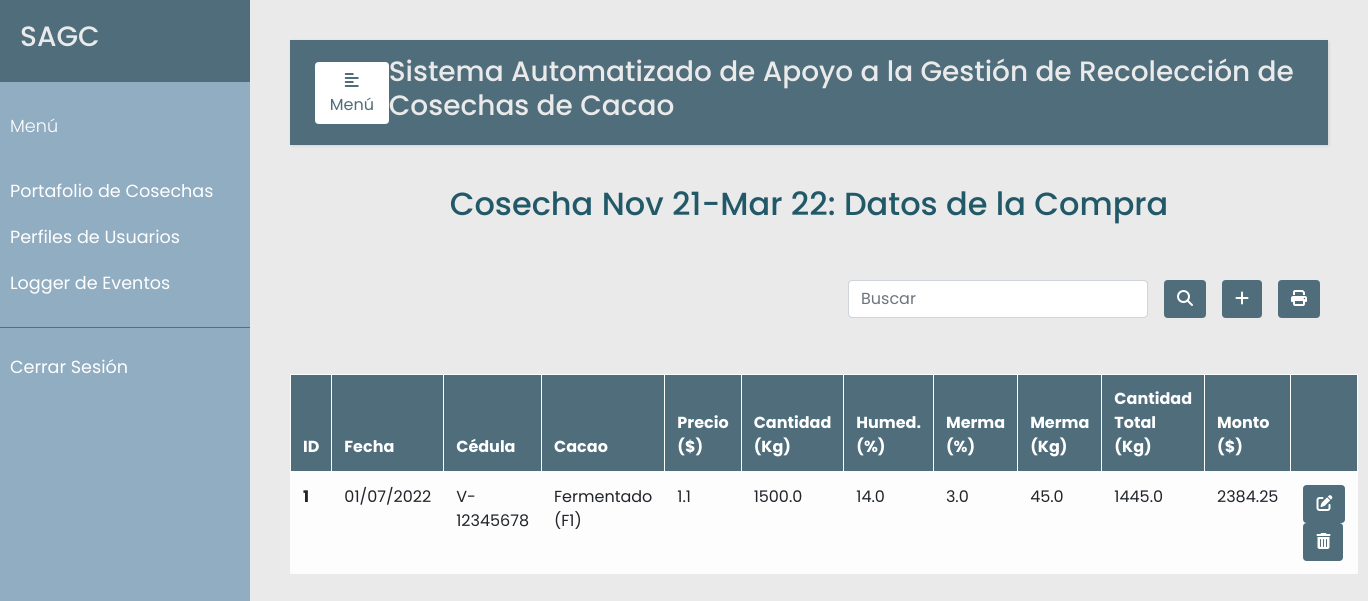
Screenshot of /cosecha/1/compras (signed in) with the database file from the repository.
### models.py (models this page shows, shortened)
class Cosecha(db.Model):
    __tablename__ = 'cosechas'
    id = db.Column(db.Integer, primary_key=True)
    descripcion = db.Column(db.String(120), unique=True)
    inicio = db.Column(db.DateTime, nullable=False)
    cierre = db.Column(db.DateTime, nullable=False)
    estado = db.Column(db.Boolean, default=True)
    compras = db.relationship('Compra', backref='cosechas')

class Compra(db.Model):
    __tablename__ = 'compras'
    id = db.Column(db.Integer, primary_key=True)
    cosecha_id = db.Column(db.Integer, db.ForeignKey('cosechas.id'), nullable=False)
    recolector_id = db.Column(db.Integer, db.ForeignKey('recolectores.id'), nullable=False)
    tipo_recolector = db.Column(db.Integer, db.ForeignKey('tipo_prod.id'), nullable=False)
    fecha = db.Column(db.DateTime, nullable=False)
    clase_cacao = db.Column(db.String(120), nullable=False)
    precio = db.Column(db.Float, nullable=False)
    cantidad = db.Column(db.Float, nullable=False)
    humedad = db.Column(db.Float, nullable=False)
    merma_porcentaje = db.Column(db.Float, nullable=False)
    merma_kg = db.Column(db.Float, nullable=False)
    cantidad_total = db.Column(db.Float, nullable=False)
    monto = db.Column(db.Float, nullable=False)
    observacion = db.Column(db.String(120))

class Recolector(db.Model):
    __tablename__ = 'recolectores'
    id = db.Column(db.Integer, primary_key=True)
    ci = db.Column(db.String(30), nullable=False, unique=True)
    nombre = db.Column(db.String(30), nullable=False)
    apellido = db.Column(db.String(30), nullable=False)
    telefono = db.Column(db.String(12), nullable=False)
    celular = db.Column(db.String(12), nullable=False)
    tipo_prod = db.Column(db.Integer, db.ForeignKey('tipo_prod.id'), nullable=False) # ForeignKey debe estar el nombre de la tabla a linkear
    direccion1= db.Column(db.String(120), nullable=False)
    direccion2 = db.Column(db.String(120))
    compras = db.relationship('Compra', backref='recolectores')

### app.py (the view, shortened to what this page needs)
@app.route("/cosecha/<int:id>/compras", methods=['GET', 'POST'])
@login_required
def compras(id):
    error=None
    cosecha= Cosecha.query.get_or_404(id)
    compras = Compra.query.filter_by(cosecha_id=id).all()
    tipo_prod = TipoRecolector.query.all()
    return render_template('compras.html', error=error, cosecha=cosecha, compras=compras, tipo_prod=tipo_prod)

### app.py (called while the page is built)
def login_required(f):
    @wraps(f)
    def wrap(*args, **kwargs):
        if 'logged_in' in session:
            return f(*args, **kwargs)
        else:
            flash('Necesitas iniciar sesión primero')
            return redirect(url_for('login'))
    return wrap

### templates/compras.html (shortened to what this page needs)
{% extends "base.html" %}
{% set active_page = "compras" %}
{% block content %}
  <p class="text-center h2 fw-bold mb-5 mx-1 mx-md-4 mt-4">{{ cosecha.descripcion }}: Datos de la Compra</p>
  <div class="d-flex flex-row-reverse bd-highlight">
    <div class="p-2 bd-highlight">
      <button type="button" class="btn" style="color:#fff; background-color:#4F6D7A;">
        <i class="fa fa-print" aria-hidden="true"></i>
      </button>
    </div>
      <div class="p-2 bd-highlight">
        <button type="button" class="btn" style="color:#fff; background-color:#4F6D7A;" data-toggle="modal" data-target="#exampleModalLong">
          <i class="fa-solid fa-plus"></i>
        </button>
      </div>
      <div class="p-2 bd-highlight" style="display:flex; align-content: flex-end;">
        <form action='/cosecha/{{ cosecha.id }}/compras/search' method="post" class="form-inline" style="justify-content: flex-end">
          <input class="form-control mr-3 w-75" type="text" placeholder="Buscar" aria-label="Buscar" name="search_compra">
          <button type="submit" id="search_compra" name="action-type" value="search" class="btn" style="color:#fff; background-color:#4F6D7A;">
            <i class="fas fa-search" aria-hidden="true"></i>
          </button>
        </form>
      </div>
    </div>
  <br/>
  <br>
  <table class="table table-bordered table-light table-hover">
    <thead>
      <tr>
        <th scope="col">ID</th>
        <th scope="col">Fecha</th>
        <th scope="col">Cédula</th>
        <th scope="col">Cacao</th>
        <th scope="col">Precio <br> ($)</th>
        <th scope="col">Cantidad <br> (Kg)</th>
        <th scope="col">Humed. <br> (%)</th>
        <th scope="col">Merma <br> (%)</th>
        <th scope="col">Merma <br> (Kg)</th>
        <th scope="col">Cantidad <br> Total (Kg)</th>
        <th scope="col">Monto ($)</th>
        <th scope="col"></th>
      </tr>
    </thead>
    <tbody>
      {% set count = 1 %}
      {% for u in compras %}
      <tr>
        <th scope="row">{{ count }}</th>
        <td>{{u.fecha.date().strftime("%d/%m/%Y") }}</td>
        <td>{{u.recolectores.ci }}</td>
        <td>{{u.clase_cacao}}</td>
        <td>{{u.precio}}</td>
        <td>{{u.cantidad}}</td>
        <td>{{u.humedad}}</td>
        <td>{{u.merma_porcentaje}}</td>
        <td>{{u.merma_kg}}</td>
        <td>{{u.cantidad_total}}</td>
        <td>{{u.monto}}</td>
        <td>
          <button type="button" class="btn action" data-toggle="modal" data-target="#edit-modal-{{u.id}}">
            <i class="fas fa-edit"></i>
          </button>
          <button type="button" class="btn action" data-toggle="modal" data-target="#delete-modal-{{u.id}}">
            <i class="fas fa-trash-alt"></i>
          </button>
        </td>
        {% set count = count + 1 %}
      </tr>
      {% endfor %}
    </tbody>
  </table>
{% endblock %}

### static/css/styles.css (style rules this page uses)
body { font-family: 'Poppins', sans-serif; background: #EAEAEA; }
p { font-family: 'Poppins', sans-serif; font-size: 1.1em; font-weight: 300; line-height: 1.7em; color: #215968; }
.btn.action { color:#fff; background-color:#4F6D7A; }
thead { color:#fff; background-color:#4F6D7A; }

### rows the page displays
Cosecha: descripcion "Cosecha Nov 21-Mar 22"
Compra: count "1", fecha "01/07/2022", recolectores.ci "V-12345678", clase_cacao "Fermentado (F1)", precio "1.1", cantidad "1500.0", humedad "14.0", merma_porcentaje "3.0", merma_kg "45.0", cantidad_total "1445.0", monto "2384.25"
